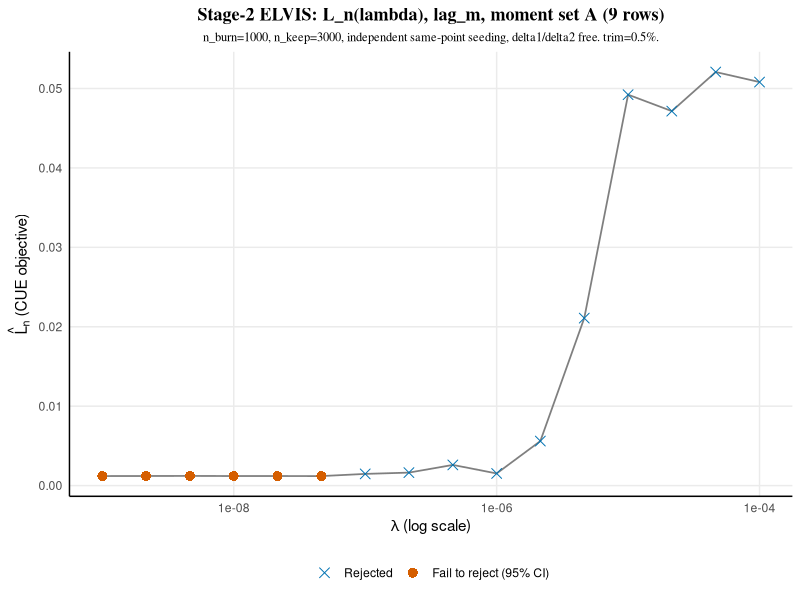
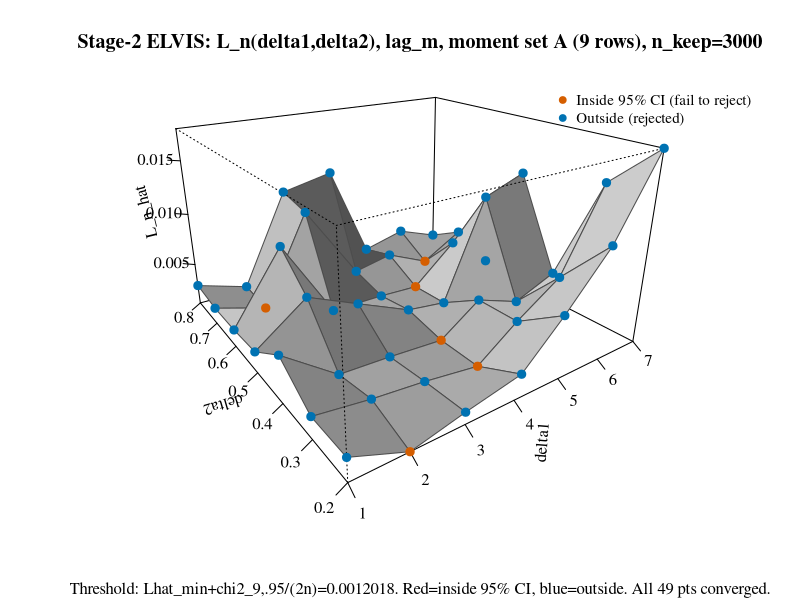

Write R code to recreate these figures, in order.
## Stage-2 ELVIS, n_keep=3000, independent same-point seeding (2026-09-09):
## (1) 2D plot, Lhat vs lambda (the 16-point lambda grid); (2) 3D plot,
## Lhat vs (delta1,delta2) (the 49-point delta grid). Same style as
## Paper/images/1212-stage2-A-lhat-lambda.png and 1241-stage2-deltagrid-
## lag_m-3d.png.

library(tidyverse)

wong_blue <- "#0072B2"; wong_red <- "#D55E00"

## %% 2D: Lhat vs lambda ------------------------------------------------
lam_df <- read.csv("Code/Products/1251-lambdagrid-lag_m-nkeep3000-combined.csv")

p1 <- ggplot(lam_df, aes(x = lambda, y = Lhat)) +
    geom_line(color = "grey50", linewidth = 0.6) +
    geom_point(aes(color = pass, shape = pass), size = 3) +
    scale_color_manual(values = c("TRUE" = wong_red, "FALSE" = wong_blue),
                        labels = c("TRUE" = "Fail to reject (95% CI)", "FALSE" = "Rejected")) +
    scale_shape_manual(values = c("TRUE" = 16, "FALSE" = 4),
                        labels = c("TRUE" = "Fail to reject (95% CI)", "FALSE" = "Rejected")) +
    scale_x_log10(labels = scales::label_scientific()) +
    labs(x = expression(lambda~"(log scale)"), y = expression(hat(L)[n]~"(CUE objective)"),
         color = NULL, shape = NULL,
         title = "Stage-2 ELVIS: L_n(lambda), lag_m, moment set A (9 rows)",
         subtitle = "n_burn=1000, n_keep=3000, independent same-point seeding, delta1/delta2 free. trim=0.5%.") +
    theme_minimal() +
    theme(
        panel.grid.minor = element_blank(),
        axis.line = element_line(color = "black", linetype = "solid"),
        plot.title = element_text(family = "Times", size = 13, face = "bold", hjust = 0.5),
        plot.subtitle = element_text(family = "Times", size = 9, hjust = 0.5),
        legend.position = "bottom"
    )
ggsave("Paper/images/1252-stage2-lag_m-lhat-lambda-nkeep3000.png", p1, width = 9, height = 6.5, dpi = 300)
cat("Saved: Paper/images/1252-stage2-lag_m-lhat-lambda-nkeep3000.png\n")

## %% 3D: Lhat vs (delta1,delta2) ----------------------------------------
delta_df <- read.csv("Code/Products/1250-deltagrid-lag_m-nkeep3000-combined.csv")

d1s <- sort(unique(delta_df$delta1)); d2s <- sort(unique(delta_df$delta2))
Z <- matrix(NA, length(d1s), length(d2s))
for (i in seq_along(d1s)) for (j in seq_along(d2s)) {
    v <- delta_df$Lhat[delta_df$delta1 == d1s[i] & delta_df$delta2 == d2s[j]]
    Z[i, j] <- if (length(v) == 1) v else NA
}
qc <- qchisq(0.95, 9); n <- 32232
thr <- min(delta_df$Lhat) + qc / (2 * n)

png("Paper/images/1252-stage2-deltagrid-lag_m-3d-nkeep3000.png", width = 2400, height = 1800, res = 220)
par(family = "Times")
res <- persp(d1s, d2s, Z, theta = -35, phi = 22, expand = 0.6, col = "lightgrey",
             border = "grey30", ticktype = "detailed", shade = 0.4,
             xlab = "delta1", ylab = "delta2", zlab = "L_n_hat",
             main = "Stage-2 ELVIS: L_n(delta1,delta2), lag_m, moment set A (9 rows), n_keep=3000",
             sub = sprintf("Threshold: Lhat_min+chi2_9,.95/(2n)=%.5g. Red=inside 95%% CI, blue=outside. All 49 pts converged.", thr))
pts <- trans3d(delta_df$delta1, delta_df$delta2, delta_df$Lhat, res)
points(pts, pch = 19, cex = 1.1, col = ifelse(delta_df$Lhat <= thr, wong_red, wong_blue))
legend("topright", legend = c("Inside 95% CI (fail to reject)", "Outside (rejected)"),
       col = c(wong_red, wong_blue), pch = 19, bty = "n", cex = 0.9)
dev.off()
cat("Saved: Paper/images/1252-stage2-deltagrid-lag_m-3d-nkeep3000.png\n")
